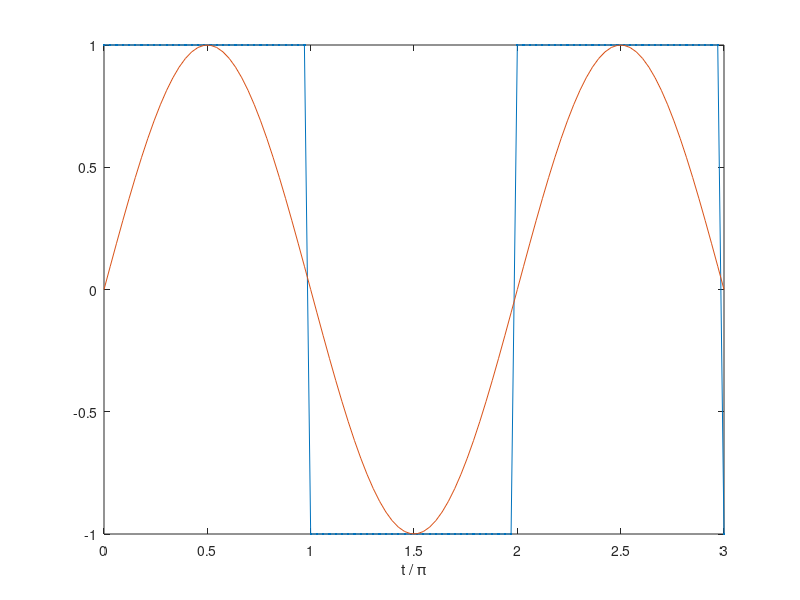

Source code (MATLAB):
%% Generate_SquareWave Program

close all
clear 
%% paragram set

t = linspace(0,3 * pi);
x = square(t); % square(t,duty) Generate the duty cycle of duty square.

%% plot

plot(t/pi,x,'.-',t/pi,sin(t))
xlabel('t / \pi') % (\pi) denote the Greek pi. 